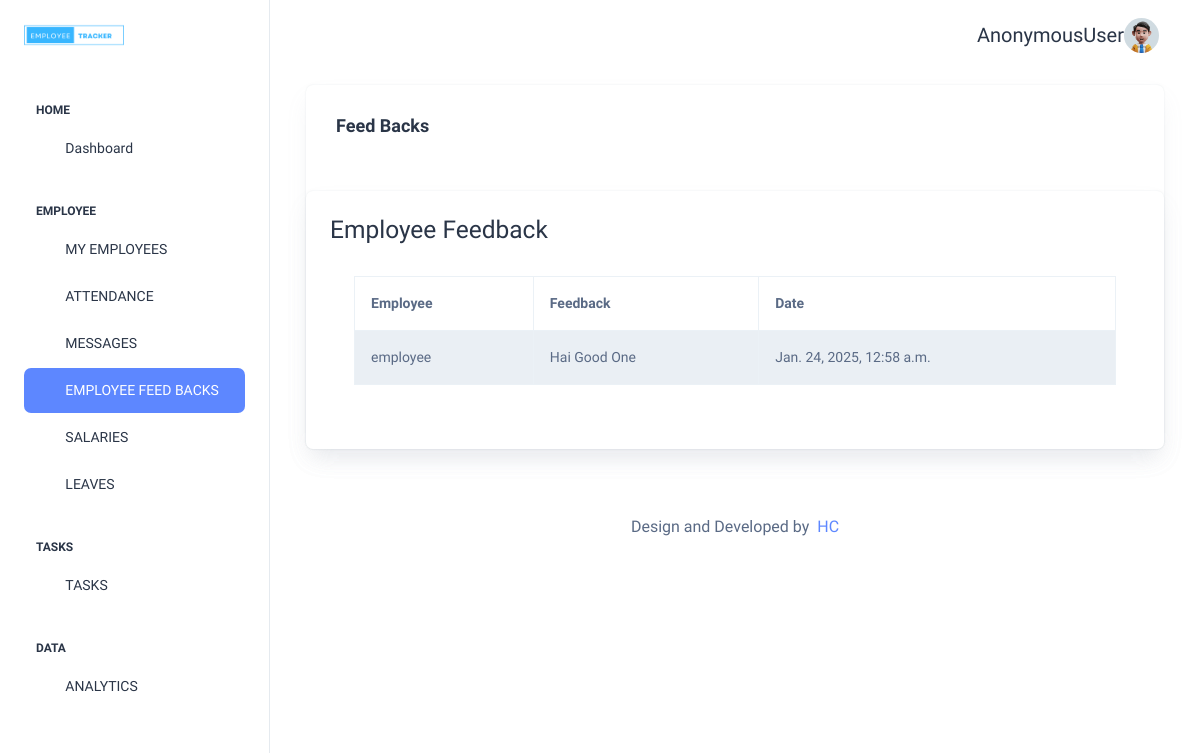
The page /employee_feedback on the database as committed earlier.
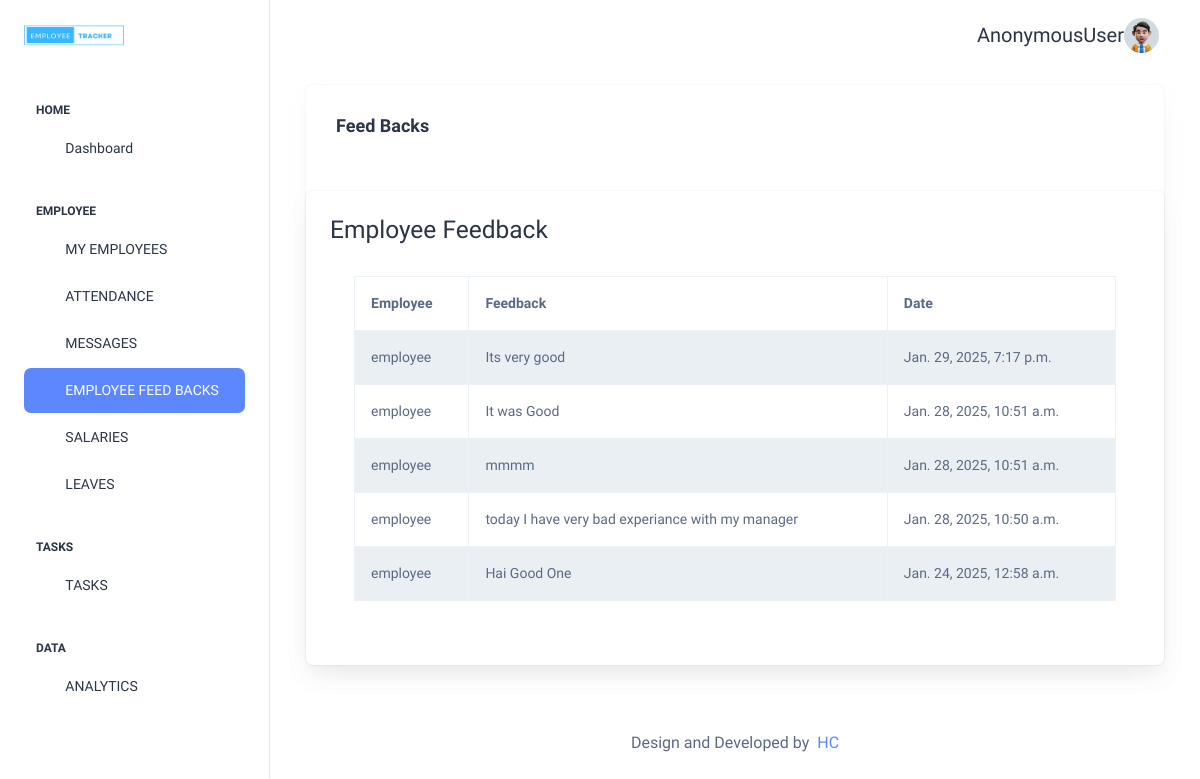
The same page on the database as committed later.
### home/models.py (models this page shows, shortened)
class FeedBack(models.Model):
    employee = models.ForeignKey(CustomUser, on_delete=models.CASCADE, related_name="feedback")
    feedback = models.TextField()
    date = models.DateTimeField(auto_now_add=True)
    approve = models.BooleanField(default=False)

class CustomUser(AbstractBaseUser, PermissionsMixin):
    email = models.EmailField(unique=True, verbose_name='email address')
    username = models.CharField(max_length=30, unique=True,verbose_name='username')
    first_name = models.CharField(max_length=30, blank=True, verbose_name='first name')
    last_name = models.CharField(max_length=30, blank=True, verbose_name='last name')
    phone = models.CharField(max_length=15, blank=True, verbose_name='phone number')
    address = models.TextField(blank=True, verbose_name='address')
    is_active = models.BooleanField(default=True, verbose_name='active')
    is_staff = models.BooleanField(default=False, verbose_name='staff status')
    profile_pic = models.ImageField(upload_to='profile_pics', null=True, blank=True)
    job_title = models.CharField(max_length=50, blank=True, verbose_name='job title', choices=(
                                                                                            ("Developer", "Developer"),
                                                                                            ("Designer", "Designer"),
                                                                                            ("Analyst", "Analyst"),
                                                                                            ("Tester", "Tester"),
                                                                                            ("Support", "Support"),
                                                                                            ("Manager", "Manager"),
                                                                                            ("Executive", "Executive"),
                                                                                            ("Senior Executive", "Senior Executive"),
                                                                                            ("Lead Developer", "Lead Developer"),
                                                                                            ("Junior Developer", "Junior Developer"),
                                                                                            ("Senior Developer", "Senior Developer"),
                                                                                            ("Intern", "Intern")))
    department = models.CharField(max_length=50, blank=True, verbose_name='department', choices=(
                                                                                            ("HR", "Human Resources"),
                                                                                            ("IT", "Information Technology"),
                                                                                            ("FIN", "Finance"),
                                                                                            ("MKT", "Marketing"),
                                                                                            ("SALES", "Sales"),
                                                                                            ("ENG", "Engineering"),
                                                                                            ("ADMIN", "Administration"),
                                                                                        ))
    role = models.CharField(max_length=20,
                            choices=(
                                ("employee","employee"),
                                ("manager","manager"),
                                ("admin","admin"),
                            ),
                            default='user'
                            )
    date_joined = models.DateTimeField(auto_now_add=True, verbose_name='date joined')
    objects = CustomUserManager()
    USERNAME_FIELD = 'username'
    REQUIRED_FIELDS = ["first_name", "last_name", "email"]
    class Meta:
        verbose_name = 'user'
        verbose_name_plural = 'users'

### home/views.py (the view)
# urls.py: path("employee_feedback",views.employee_feedback,name="employee_feedback"),
def employee_feedback(request):
    feedback = FeedBack.objects.all().order_by("-date")
    context = {"feedback":feedback}
    return render(request,"employee_feedback.html",context)

### templates/employee_feedback.html (shortened to what this page needs)
{% extends 'index.html' %}
{% block content %}
<div class="container-fluid">
    <div class="container-fluid">
        <div class="card">
            <div class="card-body">
                <h5 class="card-title fw-semibold mb-4">Feed Backs </h5>
            </div>
            <div class="card mb-0">
                <div class="card-body p-4">
                    <h3>Employee Feedback</h3>
                    <div class="card-body p-4">
                        <table id="feedbackTable" class="table table-striped table-bordered">
                            <thead>
                                <tr>
                                    <th>Employee</th>
                                    <th>Feedback</th>
                                    <th>Date</th>
                                </tr>
                            </thead>
                            <tbody>
                                {% for feedback in feedback %}
                                <tr>
                                    <td>{{ feedback.employee.username }}</td>
                                    <td>{{ feedback.feedback }}</td>
                                    <td>{{ feedback.date }}</td>
                                </tr>
                                {% endfor %}
                            </tbody>
                        </table>
                    </div>
                </div>
            </div>
        </div>
    </div>
</div>
<link rel="stylesheet" href="https://cdn.datatables.net/1.13.6/css/jquery.dataTables.min.css">
{% endblock %}

### templates/index.html (shortened to what this page needs)
<!doctype html>
{% load static %}
<html lang="en">
<head>
  <link rel="stylesheet" href="{%static 'assets/css/styles.min.css' %}" />
</head>
<body>
  <div class="page-wrapper" id="main-wrapper" data-layout="vertical" data-navbarbg="skin6" data-sidebartype="full"
    data-sidebar-position="fixed" data-header-position="fixed">
    <aside class="left-sidebar">
      <div>
        <div class="brand-logo d-flex align-items-center justify-content-between">
          <a href="{%url 'HomePage' %}" class="text-nowrap logo-img text-dark">
            <img src="{%static 'assets\images\logo.png' %}" style="width: 100px;">
          </a>
        </div>
        <nav class="sidebar-nav scroll-sidebar" data-simplebar="">
          <ul id="sidebarnav">
            <li class="nav-small-cap">
              <span class="hide-menu">Home</span>
            </li>
            <li class="sidebar-item">
              <a class="sidebar-link" href="{%url 'HomePage' %}" aria-expanded="false">
                <span>
                  <i class="ti ti-layout-dashboard"></i>
                </span>
                <span class="hide-menu">Dashboard</span>
              </a>
            </li>
            <li class="nav-small-cap">
              <span class="hide-menu">EMPLOYEE</span>
            </li>
            <li class="sidebar-item">
              <a class="sidebar-link" href="{%url 'my_employees' %}" aria-expanded="false">
                <span>
                  <i class="ti ti-article"></i>
                </span>
                <span class="hide-menu">MY EMPLOYEES</span>
              </a>
            </li>
            <li class="sidebar-item">
              <a class="sidebar-link" href="{%url 'attendance_sheet' %}" aria-expanded="false">
                <span>
                  <i class="ti ti-alert-circle"></i>
                </span>
                <span class="hide-menu">ATTENDANCE</span>
              </a>
            </li>
            <li class="sidebar-item">
              <a class="sidebar-link" href="{%url 'messages_to_employees' %}" aria-expanded="false">
                <span>
                  <i class="ti ti-cards"></i>
                </span>
                <span class="hide-menu">MESSAGES</span>
              </a>
            </li>
            <li class="sidebar-item">
              <a class="sidebar-link" href="{%url 'employee_feedback' %}" aria-expanded="false">
                <span>
                  <i class="ti ti-file-description"></i>
                </span>
                <span class="hide-menu">EMPLOYEE FEED BACKS</span>
              </a>
            </li>
            <li class="sidebar-item">
              <a class="sidebar-link" href="{%url  'salaries'%}" aria-expanded="false">
                <span>
                  <i class="ti ti-typography"></i>
                </span>
                <span class="hide-menu">SALARIES</span>
              </a>
            </li>
            <li class="sidebar-item">
              <a class="sidebar-link" href="{%url  'leaves' %}" aria-expanded="false">
                <span>
                  <i class="ti ti-typography"></i>
                </span>
                <span class="hide-menu">LEAVES</span>
              </a>
            </li>
            <li class="nav-small-cap">
              <span class="hide-menu">TASKS</span>
            </li>
            <li class="sidebar-item">
              <a class="sidebar-link" href="{%url 'assign_task' %}" aria-expanded="false">
                <span>
                  <i class="ti ti-login"></i>
                </span>
                <span class="hide-menu">TASKS</span>
              </a>
            </li>
            <li class="nav-small-cap">
              <span class="hide-menu">DATA</span>
            </li>
            <li class="sidebar-item">
              <a class="sidebar-link" href="{%url 'task_analytics' %}" aria-expanded="false">
                <span>
                  <i class="ti ti-mood-happy"></i>
                </span>
                <span class="hide-menu">ANALYTICS</span>
              </a>
            </li>
          </ul>
        </nav>
      </div>
    </aside>
    <div class="body-wrapper">
      <header class="app-header">
        <nav class="navbar navbar-expand-lg navbar-light">
          <div class="navbar-collapse justify-content-end px-0" id="navbarNav">
            <ul class="navbar-nav flex-row ms-auto align-items-center justify-content-end">
              <li class="nav-item dropdown">
                <a class="nav-link nav-icon-hover" href="javascript:void(0)" id="drop2" data-bs-toggle="dropdown"
                  aria-expanded="false">
                  {{request.user}}
                  <img src="{%static 'assets/images/profile/user-1.jpg' %}" alt="" width="35" height="35"
                    class="rounded-circle">
                </a>
              </li>
            </ul>
          </div>
        </nav>
      </header>
      {% block content %}{% endblock %}
        <div class="py-6 px-6 text-center">
          <p class="mb-0 fs-4">Design and Developed by <a href="" target="_blank"
              class="pe-1 text-primary text-decoration-underline"></a> <a href="">HC</a></p>
        </div>
      </div>
    </div>
</body>
</html>

Rows that differ between the two databases and show on the page:
added FeedBack: employee.username "employee", feedback "Its very good", date "Jan. 29, 2025, 7:17 p.m."
added FeedBack: employee.username "employee", feedback "It was Good", date "Jan. 28, 2025, 10:51 a.m."
added FeedBack: employee.username "employee", feedback "mmmm", date "Jan. 28, 2025, 10:51 a.m."
added FeedBack: employee.username "employee", feedback "today I have very bad experiance with my manager", date "Jan. 28, 2025, 10:50 a.m."
